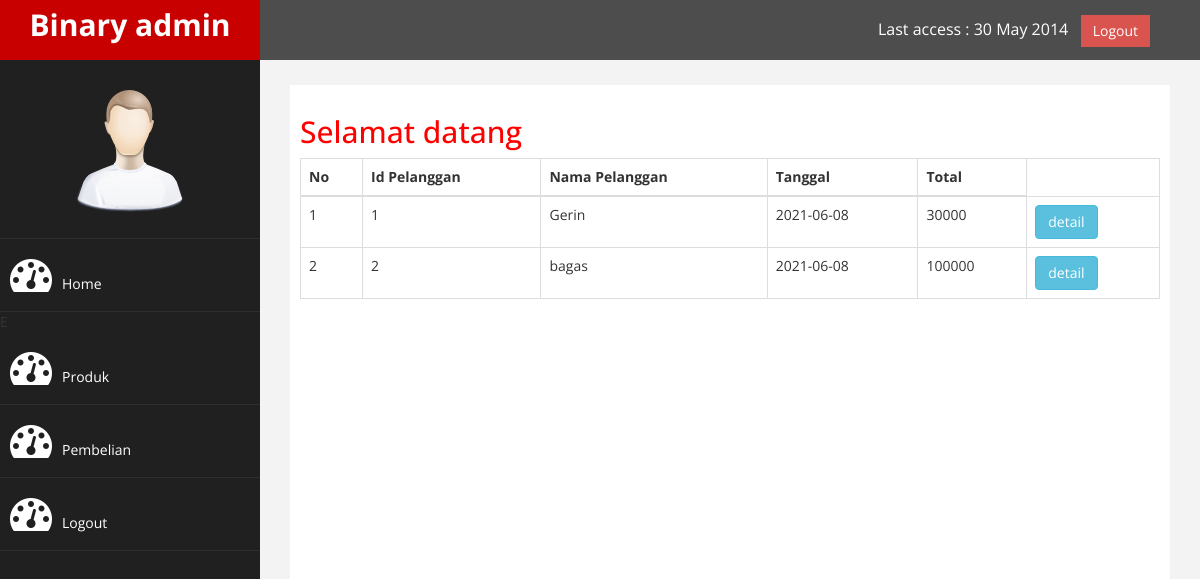
Page /admin/index.php?halaman=pembelian (signed in) on the committed database.
### tables this page shows
CREATE TABLE `pembelian` (
  `id_pembelian` int(11) NOT NULL,
  `id_pelanggan` int(11) NOT NULL,
  `tgl_pembelian` date NOT NULL,
  `total_pembelian` int(11) NOT NULL
);

CREATE TABLE `pelanggan` (
  `id_pelanggan` int(11) NOT NULL,
  `email_pelanggan` varchar(100) NOT NULL,
  `password_pelanggan` varchar(100) NOT NULL,
  `nama_pelanggan` varchar(100) NOT NULL
);

### admin/pembelian.php (the view)
<h2>Selamat datang</h2>
<table class="table table-bordered">
    <thead>
        <tr>
            <th>No</th>
            <th>Id Pelanggan</th>
            <th>Nama Pelanggan</th>
            <th>Tanggal</th>
            <th>Total</th>
        </tr>
    </thead>
    <tbody>
        <?php $nomor=1; ?>
        <?php $ambil=$koneksi->query("SELECT*FROM pembelian JOIN pelanggan ON pembelian.id_pelanggan=pelanggan.id_pelanggan"); ?>
        <?php while($pecah=$ambil->fetch_assoc()) { ?>
        <tr>
            <td><?php echo $nomor?></td>
            <td><?php echo $pecah['id_pelanggan'];?></td>
            <td><?php echo $pecah['nama_pelanggan'];?></td>
            <td><?php echo $pecah['tgl_pembelian'];?></td>
            <td><?php echo $pecah['total_pembelian'];?></td>
            <td>
                <a href="index.php?halaman=detail&id=<?php echo $pecah['id_pembelian'];?>" class="btn-info btn">detail</a>
            </td>
        </tr>
        <?php $nomor++; ?>
        <?php } ?>
    </tbody>
</table>

### admin/index.php (shortened to what this page needs)
<?php
  $koneksi = new mysqli("localhost","root","","tokobuku");
?>
<!DOCTYPE html>
<html xmlns="http://www.w3.org/1999/xhtml">
  <head>
    <link href="assets/css/bootstrap.css" rel="stylesheet" />
    <link href="assets/css/font-awesome.css" rel="stylesheet" />
    <link href="assets/js/morris/morris-0.4.3.min.css" rel="stylesheet" />
    <link href="assets/css/custom.css" rel="stylesheet" />
  </head>
  <body>
    <div id="wrapper">
      <nav class="navbar navbar-default navbar-cls-top" role="navigation" style="margin-bottom: 0">
        <div class="navbar-header">
          <a class="navbar-brand" href="index.html">Binary admin</a>
        </div>
        <div style="color: white; padding: 15px 50px 5px 50px; float: right; font-size: 16px">
          Last access : 30 May 2014 &nbsp; <a href="#" class="btn btn-danger square-btn-adjust">Logout</a>
        </div>
      </nav>
      <nav class="navbar-default navbar-side" role="navigation">
        <div class="sidebar-collapse">
          <ul class="nav" id="main-menu">
            <li class="text-center">
              <img src="assets/img/find_user.png" class="user-image img-responsive" />
            </li>
            <li>
              <a href="index.php"><i class="fa fa-dashboard fa-3x"></i>Home</a>
            </li>E
            <li>
              <a href="index.php?halaman=produk"><i class="fa fa-dashboard fa-3x"></i>Produk</a>
            </li>
            <li>
              <a href="index.php?halaman=pembelian"><i class="fa fa-dashboard fa-3x"></i>Pembelian</a>
            </li>
            <li>
              <a href="index.php?halaman=logout"><i class="fa fa-dashboard fa-3x"></i>Logout</a>
            </li>
          </ul>
        </div>
      </nav>
      <div id="page-wrapper">
        <div id="page-inner">
            <?php
            if (isset($_GET['halaman'])){
              if($_GET['halaman']=="pembelian"){
                include 'pembelian.php';
              }
            }
            else{
              include 'home.php';
            }
            ?>
      </div>
    </div>
  </body>
</html>

### admin/assets/css/custom.css (style rules this page uses)
body { font-family: 'Open Sans', sans-serif; }
#wrapper { width: 100%; background:#202020; }
#page-wrapper { padding: 15px 15px; min-height: 600px; background:#F3F3F3; }
#page-inner { width:100%; margin:10px 20px 10px 0px; background-color:#fff!important; padding:10px; min-height:1200px; }
.text-center { text-align:center; }
h2 { color: #f00; }
.square-btn-adjust { border: 0px solid transparent; -webkit-border-radius: 0px; -moz-border-radius: 0px; border-radius: 0px; }
.user-image { margin: 25px auto; -webkit-border-radius: 10px; -moz-border-radius: 10px; border-radius: 10px; max-height:170px; max-width:170px; }
.navbar-cls-top .navbar-brand { color: #fff; background: #C90000; width: 260px; text-align: center; height: 60px; font-size: 30px; font-weight: 700; }
.sidebar-collapse , .sidebar-collapse .nav { background:none; }
.sidebar-collapse .nav { padding:0; }
.sidebar-collapse .nav > li > a { color:#fff; background:#202020; text-shadow:none; }
.sidebar-collapse > .nav > li > a { padding:15px 10px; }
.sidebar-collapse > .nav > li { border-bottom: 1px solid rgba(107, 108, 109, 0.19); }
.navbar-side { border:none; background-color: #202020; }
.navbar-cls-top { background:#4D4D4D; border-bottom:none; }
.navbar-default { border:0px solid black; }
.navbar-header { background: #A70303; }
.nav > li > a > i { margin-right:10px; }
@media (min-width:768px) { #page-wrapper { margin: 0 0 0 260px; padding: 15px 30px; min-height: 1200px; } }
@media (min-width:768px) { .navbar-side { z-index: 1; position: absolute; width: 260px; } }
@media (min-width:768px) { .navbar { border-radius: 0px; } }

### rows in the picture
pembelian: id_pelanggan.id_pelanggan "1", id_pelanggan.nama_pelanggan "Gerin", tgl_pembelian "2021-06-08", total_pembelian "30000"
pembelian: id_pelanggan.id_pelanggan "2", id_pelanggan.nama_pelanggan "bagas", tgl_pembelian "2021-06-08", total_pembelian "100000"
